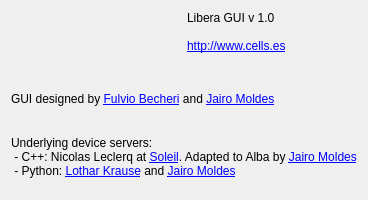
<ui version="4.0">
 <class>About</class>
 <widget class="QDialog" name="About">
  <property name="windowModality">
   <enum>Qt::WindowModal</enum>
  </property>
  <property name="geometry">
   <rect>
    <x>0</x>
    <y>0</y>
    <width>327</width>
    <height>200</height>
   </rect>
  </property>
  <property name="windowTitle">
   <string>About</string>
  </property>
  <property name="windowIcon">
   <iconset resource="ctdibpm.qrc">
    <normaloff>:/icons/icons/ctdibpm.png</normaloff>:/icons/icons/ctdibpm.png</iconset>
  </property>
  <layout class="QGridLayout">
   <item row="0" column="0">
    <widget class="QLabel" name="labelLogo">
     <property name="text">
      <string/>
     </property>
     <property name="pixmap">
      <pixmap resource="ctdibpm.qrc">:/icons/icons/AlbaLogo.png</pixmap>
     </property>
    </widget>
   </item>
   <item row="0" column="1">
    <widget class="QLabel" name="labelMain">
     <property name="text">
      <string>&lt;html&gt;&lt;head&gt;&lt;meta name="qrichtext" content="1" /&gt;&lt;style type="text/css"&gt;
p, li { white-space: pre-wrap; }
&lt;/style&gt;&lt;/head&gt;&lt;body style=" font-family:'Sans Serif'; font-size:9pt; font-weight:400; font-style:normal;"&gt;
&lt;p style=" margin-top:0px; margin-bottom:0px; margin-left:0px; margin-right:0px; -qt-block-indent:0; text-indent:0px;"&gt;Libera GUI v 1.0&lt;/p&gt;
&lt;p style="-qt-paragraph-type:empty; margin-top:0px; margin-bottom:0px; margin-left:0px; margin-right:0px; -qt-block-indent:0; text-indent:0px;"&gt;&lt;/p&gt;
&lt;p style=" margin-top:0px; margin-bottom:0px; margin-left:0px; margin-right:0px; -qt-block-indent:0; text-indent:0px;"&gt;&lt;a href="http://www.cells.es"&gt;&lt;span style=" text-decoration: underline; color:#0000ff;"&gt;http://www.cells.es&lt;/span&gt;&lt;/a&gt;&lt;/p&gt;
&lt;p style="-qt-paragraph-type:empty; margin-top:0px; margin-bottom:0px; margin-left:0px; margin-right:0px; -qt-block-indent:0; text-indent:0px;"&gt;&lt;/p&gt;&lt;/body&gt;&lt;/html&gt;</string>
     </property>
     <property name="openExternalLinks">
      <bool>true</bool>
     </property>
    </widget>
   </item>
   <item row="1" column="0" colspan="2">
    <widget class="QLabel" name="labelAboutGUI">
     <property name="text">
      <string>&lt;html&gt;&lt;head&gt;&lt;meta name="qrichtext" content="1" /&gt;&lt;style type="text/css"&gt;
p, li { white-space: pre-wrap; }
&lt;/style&gt;&lt;/head&gt;&lt;body style=" font-family:'Sans Serif'; font-size:9pt; font-weight:400; font-style:normal;"&gt;
&lt;p style=" margin-top:0px; margin-bottom:0px; margin-left:0px; margin-right:0px; -qt-block-indent:0; text-indent:0px;"&gt;GUI designed by &lt;a href="mailto:fbecheri@cells.es"&gt;&lt;span style=" text-decoration: underline; color:#0000ff;"&gt;Fulvio Becheri&lt;/span&gt;&lt;/a&gt; and &lt;a href="mailto:jmoldes@cells.es"&gt;&lt;span style=" text-decoration: underline; color:#0000ff;"&gt;Jairo Moldes&lt;/span&gt;&lt;/a&gt;&lt;/p&gt;&lt;/body&gt;&lt;/html&gt;</string>
     </property>
     <property name="openExternalLinks">
      <bool>true</bool>
     </property>
    </widget>
   </item>
   <item row="2" column="0" colspan="2">
    <widget class="QLabel" name="labelAboutDS">
     <property name="text">
      <string>&lt;html&gt;&lt;head&gt;&lt;meta name="qrichtext" content="1" /&gt;&lt;style type="text/css"&gt;
p, li { white-space: pre-wrap; }
&lt;/style&gt;&lt;/head&gt;&lt;body style=" font-family:'Sans Serif'; font-size:9pt; font-weight:400; font-style:normal;"&gt;
&lt;p style=" margin-top:0px; margin-bottom:0px; margin-left:0px; margin-right:0px; -qt-block-indent:0; text-indent:0px;"&gt;Underlying device servers:&lt;/p&gt;
&lt;p style=" margin-top:0px; margin-bottom:0px; margin-left:0px; margin-right:0px; -qt-block-indent:0; text-indent:0px;"&gt; - C++: Nicolas Leclerq at &lt;a href="http://www.synchrotron-soleil.fr/"&gt;&lt;span style=" text-decoration: underline; color:#0000ff;"&gt;Soleil&lt;/span&gt;&lt;/a&gt;. Adapted to Alba by &lt;a href="mailto:jmoldes@cells.es"&gt;&lt;span style=" text-decoration: underline; color:#0000ff;"&gt;Jairo Moldes&lt;/span&gt;&lt;/a&gt;&lt;/p&gt;
&lt;p style=" margin-top:0px; margin-bottom:0px; margin-left:0px; margin-right:0px; -qt-block-indent:0; text-indent:0px;"&gt; - Python: &lt;a href="mailto:lkrause@cells.es"&gt;&lt;span style=" text-decoration: underline; color:#0000ff;"&gt;Lothar Krause&lt;/span&gt;&lt;/a&gt; and &lt;a href="mailto:jmoldes@cells.es"&gt;&lt;span style=" text-decoration: underline; color:#0000ff;"&gt;Jairo Moldes&lt;/span&gt;&lt;/a&gt;&lt;/p&gt;&lt;/body&gt;&lt;/html&gt;</string>
     </property>
     <property name="openExternalLinks">
      <bool>true</bool>
     </property>
    </widget>
   </item>
   <item row="3" column="0" colspan="2">
    <widget class="QDialogButtonBox" name="buttonBox">
     <property name="orientation">
      <enum>Qt::Horizontal</enum>
     </property>
     <property name="standardButtons">
      <set>QDialogButtonBox::NoButton</set>
     </property>
    </widget>
   </item>
  </layout>
 </widget>
 <resources>
  <include location="ctdibpm.qrc"/>
 </resources>
 <connections>
  <connection>
   <sender>buttonBox</sender>
   <signal>accepted()</signal>
   <receiver>About</receiver>
   <slot>accept()</slot>
   <hints>
    <hint type="sourcelabel">
     <x>248</x>
     <y>254</y>
    </hint>
    <hint type="destinationlabel">
     <x>157</x>
     <y>274</y>
    </hint>
   </hints>
  </connection>
  <connection>
   <sender>buttonBox</sender>
   <signal>rejected()</signal>
   <receiver>About</receiver>
   <slot>reject()</slot>
   <hints>
    <hint type="sourcelabel">
     <x>316</x>
     <y>260</y>
    </hint>
    <hint type="destinationlabel">
     <x>286</x>
     <y>274</y>
    </hint>
   </hints>
  </connection>
 </connections>
</ui>
